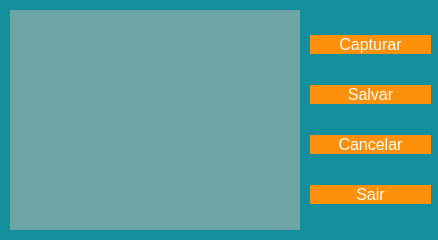
<?xml version="1.0" encoding="UTF-8"?>
<ui version="4.0">
 <class>formcapturaimagemcliente</class>
 <widget class="QWidget" name="formcapturaimagemcliente">
  <property name="windowModality">
   <enum>Qt::ApplicationModal</enum>
  </property>
  <property name="geometry">
   <rect>
    <x>0</x>
    <y>0</y>
    <width>438</width>
    <height>240</height>
   </rect>
  </property>
  <property name="focusPolicy">
   <enum>Qt::StrongFocus</enum>
  </property>
  <property name="windowTitle">
   <string>Emite Foto do Cliente</string>
  </property>
  <property name="windowIcon">
   <iconset>
    <normaloff>../../imagens/icon-cachorro-marrom-30.png</normaloff>../../imagens/icon-cachorro-marrom-30.png</iconset>
  </property>
  <property name="styleSheet">
   <string notr="true">background-color: rgb(21, 143, 157);</string>
  </property>
  <widget class="QLabel" name="fotoimagemcamera">
   <property name="geometry">
    <rect>
     <x>16</x>
     <y>16</y>
     <width>278</width>
     <height>209</height>
    </rect>
   </property>
   <property name="minimumSize">
    <size>
     <width>0</width>
     <height>0</height>
    </size>
   </property>
   <property name="maximumSize">
    <size>
     <width>500</width>
     <height>500</height>
    </size>
   </property>
   <property name="styleSheet">
    <string notr="true">background-color:rgb(110, 165, 165);
border-radius:5px</string>
   </property>
   <property name="text">
    <string/>
   </property>
  </widget>
  <widget class="QLabel" name="fotoimagemcamera_2">
   <property name="geometry">
    <rect>
     <x>10</x>
     <y>10</y>
     <width>290</width>
     <height>220</height>
    </rect>
   </property>
   <property name="minimumSize">
    <size>
     <width>0</width>
     <height>0</height>
    </size>
   </property>
   <property name="maximumSize">
    <size>
     <width>500</width>
     <height>500</height>
    </size>
   </property>
   <property name="styleSheet">
    <string notr="true">background-color:rgb(110, 165, 165);
border-radius:0px</string>
   </property>
   <property name="text">
    <string/>
   </property>
  </widget>
  <widget class="QWidget" name="verticalLayoutWidget">
   <property name="geometry">
    <rect>
     <x>310</x>
     <y>10</y>
     <width>121</width>
     <height>221</height>
    </rect>
   </property>
   <layout class="QVBoxLayout" name="verticalLayout">
    <item>
     <widget class="QPushButton" name="btn_capturar">
      <property name="font">
       <font>
        <pointsize>12</pointsize>
       </font>
      </property>
      <property name="cursor">
       <cursorShape>PointingHandCursor</cursorShape>
      </property>
      <property name="styleSheet">
       <string notr="true">QPushButton{
color: rgb(255, 255, 255);
background-color: rgb(255, 145, 10);
border-radius:0px
}

QPushButton:hover{
color:rgb(255, 145, 10);
background-color: rgb(255, 255, 255);
border-radius:0px
}
</string>
      </property>
      <property name="text">
       <string>Capturar</string>
      </property>
      <property name="icon">
       <iconset>
        <normaloff>../../imagens/icon-add.png</normaloff>../../imagens/icon-add.png</iconset>
      </property>
     </widget>
    </item>
    <item>
     <widget class="QPushButton" name="btn_salvar_imagem">
      <property name="font">
       <font>
        <pointsize>12</pointsize>
       </font>
      </property>
      <property name="cursor">
       <cursorShape>PointingHandCursor</cursorShape>
      </property>
      <property name="styleSheet">
       <string notr="true">QPushButton{
color: rgb(255, 255, 255);
background-color: rgb(255, 145, 10);
border-radius:0px
}

QPushButton:hover{
color:rgb(255, 145, 10);
background-color: rgb(255, 255, 255);
border-radius:0px
}
</string>
      </property>
      <property name="text">
       <string>Salvar</string>
      </property>
      <property name="icon">
       <iconset>
        <normaloff>../../imagens/icons-sinal-saída.png</normaloff>../../imagens/icons-sinal-saída.png</iconset>
      </property>
     </widget>
    </item>
    <item>
     <widget class="QPushButton" name="btn_cancelar_imagem">
      <property name="font">
       <font>
        <pointsize>12</pointsize>
       </font>
      </property>
      <property name="cursor">
       <cursorShape>PointingHandCursor</cursorShape>
      </property>
      <property name="styleSheet">
       <string notr="true">QPushButton{
color: rgb(255, 255, 255);
background-color: rgb(255, 145, 10);
border-radius:0px
}

QPushButton:hover{
color:rgb(255, 145, 10);
background-color: rgb(255, 255, 255);
border-radius:0px
}
</string>
      </property>
      <property name="text">
       <string>Cancelar</string>
      </property>
      <property name="icon">
       <iconset>
        <normaloff>../../imagens/icon-add.png</normaloff>../../imagens/icon-add.png</iconset>
      </property>
     </widget>
    </item>
    <item>
     <widget class="QPushButton" name="btn_sair_imagem">
      <property name="font">
       <font>
        <pointsize>12</pointsize>
       </font>
      </property>
      <property name="cursor">
       <cursorShape>PointingHandCursor</cursorShape>
      </property>
      <property name="styleSheet">
       <string notr="true">QPushButton{
color: rgb(255, 255, 255);
background-color: rgb(255, 145, 10);
border-radius:0px
}

QPushButton:hover{
color:rgb(255, 145, 10);
background-color: rgb(255, 255, 255);
border-radius:0px
}
</string>
      </property>
      <property name="text">
       <string>Sair</string>
      </property>
      <property name="icon">
       <iconset>
        <normaloff>../../imagens/icons-sinal-saída.png</normaloff>../../imagens/icons-sinal-saída.png</iconset>
      </property>
     </widget>
    </item>
   </layout>
  </widget>
  <zorder>fotoimagemcamera_2</zorder>
  <zorder>fotoimagemcamera</zorder>
  <zorder>verticalLayoutWidget</zorder>
 </widget>
 <resources/>
 <connections/>
</ui>
